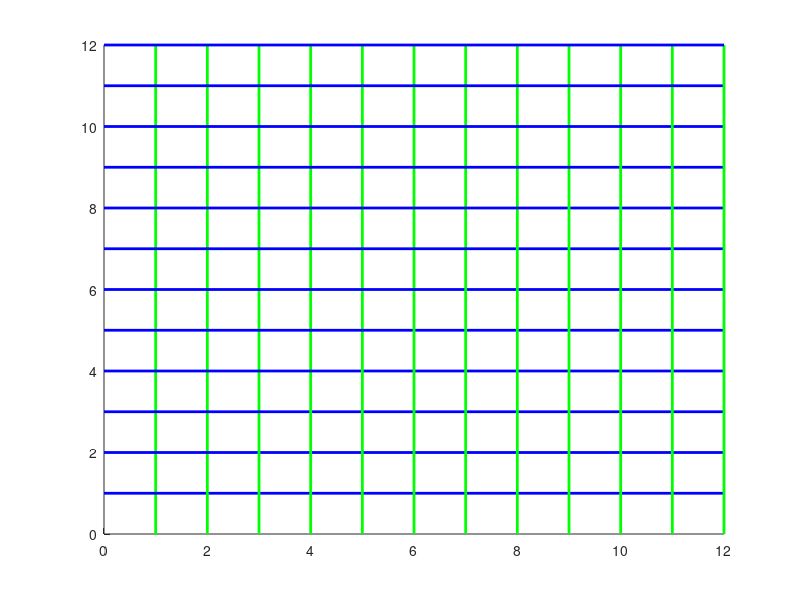

Source code (MATLAB):
name = "Tamara Brissette Greco";
student_id = 261182266;

clear, clc
n = 12;
figure(1), clf % inititate figure
set(gca, 'ylim', [0 n], 'Color', [1 1 1])
hold on

plot(0, 'LineWidth', 2, 'Color', 'green')

%%
for i = 1:n
    plot([i i], [0 n], 'LineWidth', 2, 'Color', 'green')
    pause(.5)
    plot([0 12],[i i], 'LineWidth', 2, 'Color', 'blue')
    pause(.5)
end
   